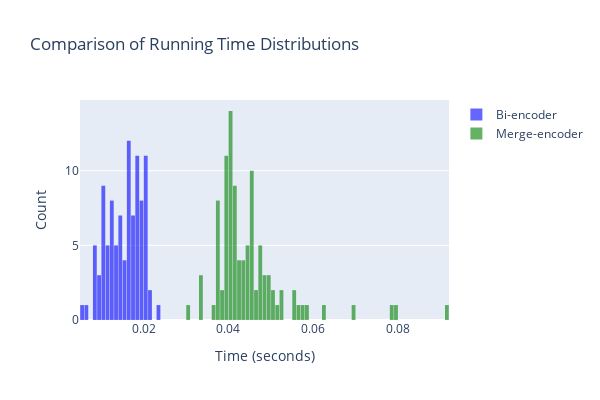

This figure's notebook cell:
### Markdown cell above
Like Bi-encoder, the Re-ranker runs every query within 1 second.  
Like Cross-encoder, the Re-ranker accuracy is pretty high.

### Code cell
import plotly.graph_objects as go
import pandas as pd

bi = pd.read_csv('BI_test_result.csv')
merge = pd.read_csv('Merge_test_result.csv')

time_bi_encoder = bi.loc[:, 'Time'].tolist()
time_merge_encoder = merge.loc[:, 'Time'].tolist()

fig = go.Figure()

fig.add_trace(go.Histogram(
    x=time_bi_encoder,
    name='Bi-encoder',
    opacity=0.6,
    bingroup=1, 
    marker=dict(color='blue'),
    xbins=dict(start=0, end=1, size=0.001)  
))

fig.add_trace(go.Histogram(
    x=time_merge_encoder,
    name='Merge-encoder',
    opacity=0.6,
    bingroup=1,
    marker=dict(color='green'),
    xbins=dict(start=0, end=1, size=0.001)
))

fig.update_layout(
    title='Comparison of Running Time Distributions',
    xaxis_title='Time (seconds)',
    yaxis_title='Count',
    barmode='overlay', 
    bargap=0.1,
    height=400, 
    width=600 
)

fig.show()
